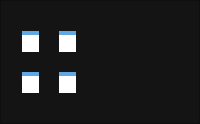
            <widget class="QWidget" name="home_page">
             <layout class="QHBoxLayout" name="horizontalLayout_14">
              <property name="spacing">
               <number>0</number>
              </property>
              <property name="leftMargin">
               <number>0</number>
              </property>
              <property name="topMargin">
               <number>0</number>
              </property>
              <property name="rightMargin">
               <number>0</number>
              </property>
              <property name="bottomMargin">
               <number>0</number>
              </property>
              <item>
               <widget class="QFrame" name="data_view_frame_2">
                <property name="minimumSize">
                 <size>
                  <width>0</width>
                  <height>0</height>
                 </size>
                </property>
                <property name="styleSheet">
                 <string notr="true">background:#141414;</string>
                </property>
                <property name="frameShape">
                 <enum>QFrame::StyledPanel</enum>
                </property>
                <property name="frameShadow">
                 <enum>QFrame::Raised</enum>
                </property>
                <layout class="QHBoxLayout" name="horizontalLayout_11">
                 <property name="spacing">
                  <number>20</number>
                 </property>
                 <property name="leftMargin">
                  <number>20</number>
                 </property>
                 <property name="topMargin">
                  <number>20</number>
                 </property>
                 <property name="rightMargin">
                  <number>20</number>
                 </property>
                 <property name="bottomMargin">
                  <number>20</number>
                 </property>
                 <item>
                  <widget class="QFrame" name="data_view_frame1">
                   <property name="maximumSize">
                    <size>
                     <width>16777215</width>
                     <height>16777215</height>
                    </size>
                   </property>
                   <property name="styleSheet">
                    <string notr="true">background:transparent;</string>
                   </property>
                   <property name="frameShape">
                    <enum>QFrame::StyledPanel</enum>
                   </property>
                   <property name="frameShadow">
                    <enum>QFrame::Raised</enum>
                   </property>
                   <layout class="QGridLayout" name="gridLayout">
                    <property name="leftMargin">
                     <number>0</number>
                    </property>
                    <property name="topMargin">
                     <number>9</number>
                    </property>
                    <property name="rightMargin">
                     <number>0</number>
                    </property>
                    <property name="bottomMargin">
                     <number>9</number>
                    </property>
                    <property name="spacing">
                     <number>20</number>
                    </property>
                    <item row="0" column="0">
                     <widget class="QFrame" name="alt_graph_frame">
                      <property name="maximumSize">
                       <size>
                        <width>16777215</width>
                        <height>16777215</height>
                       </size>
                      </property>
                      <property name="styleSheet">
                       <string notr="true">background:white;
border-radius: 15px;</string>
                      </property>
                      <property name="frameShape">
                       <enum>QFrame::StyledPanel</enum>
                      </property>
                      <property name="frameShadow">
                       <enum>QFrame::Raised</enum>
                      </property>
                      <layout class="QVBoxLayout" name="verticalLayout_12" stretch="1,5">
                       <property name="spacing">
                        <number>0</number>
                       </property>
                       <property name="leftMargin">
                        <number>0</number>
                       </property>
                       <property name="topMargin">
                        <number>0</number>
                       </property>
                       <property name="rightMargin">
                        <number>0</number>
                       </property>
                       <property name="bottomMargin">
                        <number>0</number>
                       </property>
                       <item>
                        <widget class="QFrame" name="alt_label">
                         <property name="styleSheet">
                          <string notr="true">background:#60A7E4;
border-bottom-left-radius: 0px solid;
border-bottom-right-radius: 0px solid;</string>
                         </property>
                         <property name="frameShape">
                          <enum>QFrame::StyledPanel</enum>
                         </property>
                         <property name="frameShadow">
                          <enum>QFrame::Raised</enum>
                         </property>
                        </widget>
                       </item>
                       <item>
                        <widget class="QFrame" name="alt_graph">
                         <property name="frameShape">
                          <enum>QFrame::StyledPanel</enum>
                         </property>
                         <property name="frameShadow">
                          <enum>QFrame::Raised</enum>
                         </property>
                        </widget>
                       </item>
                      </layout>
                     </widget>
                    </item>
                    <item row="0" column="1">
                     <widget class="QFrame" name="accelaration_graph_frame">
                      <property name="maximumSize">
                       <size>
                        <width>16777215</width>
                        <height>16777215</height>
                       </size>
                      </property>
                      <property name="styleSheet">
                       <string notr="true">background:white;
border-radius: 15px;</string>
                      </property>
                      <property name="frameShape">
                       <enum>QFrame::StyledPanel</enum>
                      </property>
                      <property name="frameShadow">
                       <enum>QFrame::Raised</enum>
                      </property>
                      <layout class="QVBoxLayout" name="verticalLayout_13" stretch="1,5">
                       <property name="spacing">
                        <number>0</number>
                       </property>
                       <property name="leftMargin">
                        <number>0</number>
                       </property>
                       <property name="topMargin">
                        <number>0</number>
                       </property>
                       <property name="rightMargin">
                        <number>0</number>
                       </property>
                       <property name="bottomMargin">
                        <number>0</number>
                       </property>
                       <item>
                        <widget class="QFrame" name="accelaration_label">
                         <property name="styleSheet">
                          <string notr="true">background:#60A7E4;
border-bottom-left-radius: 0px solid;
border-bottom-right-radius: 0px solid;</string>
                         </property>
                         <property name="frameShape">
                          <enum>QFrame::StyledPanel</enum>
                         </property>
                         <property name="frameShadow">
                          <enum>QFrame::Raised</enum>
                         </property>
                        </widget>
                       </item>
                       <item>
                        <widget class="QFrame" name="accelaration_frame">
                         <property name="frameShape">
                          <enum>QFrame::StyledPanel</enum>
                         </property>
                         <property name="frameShadow">
                          <enum>QFrame::Raised</enum>
                         </property>
                        </widget>
                       </item>
                      </layout>
                     </widget>
                    </item>
                    <item row="1" column="0">
                     <widget class="QFrame" name="pressure_graph_frame">
                      <property name="maximumSize">
                       <size>
                        <width>16777215</width>
                        <height>16777215</height>
                       </size>
                      </property>
                      <property name="styleSheet">
                       <string notr="true">background:white;
border-radius: 15px;</string>
                      </property>
                      <property name="frameShape">
                       <enum>QFrame::StyledPanel</enum>
                      </property>
                      <property name="frameShadow">
                       <enum>QFrame::Raised</enum>
                      </property>
                      <layout class="QVBoxLayout" name="verticalLayout_14" stretch="1,5">
                       <property name="spacing">
                        <number>0</number>
                       </property>
                       <property name="leftMargin">
                        <number>0</number>
                       </property>
                       <property name="topMargin">
                        <number>0</number>
                       </property>
                       <property name="rightMargin">
                        <number>0</number>
                       </property>
                       <property name="bottomMargin">
                        <number>0</number>
                       </property>
                       <item>
                        <widget class="QFrame" name="pressure_label">
                         <property name="styleSheet">
                          <string notr="true">background:#60A7E4;
border-bottom-left-radius: 0px solid;
border-bottom-right-radius: 0px solid;</string>
                         </property>
                         <property name="frameShape">
                          <enum>QFrame::StyledPanel</enum>
                         </property>
                         <property name="frameShadow">
                          <enum>QFrame::Raised</enum>
                         </property>
                        </widget>
                       </item>
                       <item>
                        <widget class="QFrame" name="pressure_graph">
                         <property name="frameShape">
                          <enum>QFrame::StyledPanel</enum>
                         </property>
                         <property name="frameShadow">
                          <enum>QFrame::Raised</enum>
                         </property>
                        </widget>
                       </item>
                      </layout>
                     </widget>
                    </item>
                    <item row="1" column="1">
                     <widget class="QFrame" name="voltage_graph_frame">
                      <property name="maximumSize">
                       <size>
                        <width>16777215</width>
                        <height>16777215</height>
                       </size>
                      </property>
                      <property name="styleSheet">
                       <string notr="true">background:white;
border-radius: 15px;</string>
                      </property>
                      <property name="frameShape">
                       <enum>QFrame::StyledPanel</enum>
                      </property>
                      <property name="frameShadow">
                       <enum>QFrame::Raised</enum>
                      </property>
                      <layout class="QVBoxLayout" name="verticalLayout_15" stretch="1,5">
                       <property name="spacing">
                        <number>0</number>
                       </property>
                       <property name="leftMargin">
                        <number>0</number>
                       </property>
                       <property name="topMargin">
                        <number>0</number>
                       </property>
                       <property name="rightMargin">
                        <number>0</number>
                       </property>
                       <property name="bottomMargin">
                        <number>0</number>
                       </property>
                       <item>
                        <widget class="QFrame" name="voltage_label">
                         <property name="styleSheet">
                          <string notr="true">background:#60A7E4;
border-bottom-left-radius: 0px solid;
border-bottom-right-radius: 0px solid;</string>
                         </property>
                         <property name="frameShape">
                          <enum>QFrame::StyledPanel</enum>
                         </property>
                         <property name="frameShadow">
                          <enum>QFrame::Raised</enum>
                         </property>
                        </widget>
                       </item>
                       <item>
                        <widget class="QFrame" name="voltage_graph">
                         <property name="frameShape">
                          <enum>QFrame::StyledPanel</enum>
                         </property>
                         <property name="frameShadow">
                          <enum>QFrame::Raised</enum>
                         </property>
                        </widget>
                       </item>
                      </layout>
                     </widget>
                    </item>
                   </layout>
                  </widget>
                 </item>
                 <item>
                  <widget class="QFrame" name="data_view_frame2">
                   <property name="styleSheet">
                    <string notr="true">background:transparent;</string>
                   </property>
                   <property name="frameShape">
                    <enum>QFrame::StyledPanel</enum>
                   </property>
                   <property name="frameShadow">
                    <enum>QFrame::Raised</enum>
                   </property>
                   <layout class="QVBoxLayout" name="verticalLayout_7" stretch="1,3,1">
                    <property name="spacing">
                     <number>20</number>
                    </property>
                    <property name="leftMargin">
                     <number>0</number>
                    </property>
                    <property name="topMargin">
                     <number>0</number>
                    </property>
                    <property name="rightMargin">
                     <number>0</number>
                    </property>
                    <property name="bottomMargin">
                     <number>0</number>
                    </property>
                    <item>
                     <widget class="QFrame" name="data_1">
                      <property name="frameShape">
                       <enum>QFrame::StyledPanel</enum>
                      </property>
                      <property name="frameShadow">
                       <enum>QFrame::Raised</enum>
                      </property>
                      <layout class="QHBoxLayout" name="horizontalLayout_12">
                       <property name="spacing">
                        <number>20</number>
                       </property>
                       <property name="leftMargin">
                        <number>0</number>
                       </property>
                       <item>
                        <widget class="QFrame" name="frame_13">
                         <property name="styleSheet">
                          <string notr="true">background:white;
border-radius: 15px;</string>
                         </property>
                         <property name="frameShape">
                          <enum>QFrame::StyledPanel</enum>
                         </property>
                         <property name="frameShadow">
                          <enum>QFrame::Raised</enum>
                         </property>
                        </widget>
                       </item>
                       <item>
                        <widget class="QFrame" name="frame_15">
                         <property name="styleSheet">
                          <string notr="true">background:white;
border-radius: 15px;</string>
                         </property>
                         <property name="frameShape">
                          <enum>QFrame::StyledPanel</enum>
                         </property>
                         <property name="frameShadow">
                          <enum>QFrame::Raised</enum>
                         </property>
                        </widget>
                       </item>
                       <item>
                        <widget class="QFrame" name="frame_16">
                         <property name="styleSheet">
                          <string notr="true">background:white;
border-radius: 15px;</string>
                         </property>
                         <property name="frameShape">
                          <enum>QFrame::StyledPanel</enum>
                         </property>
                         <property name="frameShadow">
                          <enum>QFrame::Raised</enum>
                         </property>
                        </widget>
                       </item>
                       <item>
                        <widget class="QFrame" name="frame_17">
                         <property name="styleSheet">
                          <string notr="true">background:white;
border-radius: 15px;</string>
                         </property>
                         <property name="frameShape">
                          <enum>QFrame::StyledPanel</enum>
                         </property>
                         <property name="frameShadow">
                          <enum>QFrame::Raised</enum>
                         </property>
                        </widget>
                       </item>
                      </layout>
                     </widget>
                    </item>
                    <item>
                     <widget class="QFrame" name="homepage_map">
                      <property name="styleSheet">
                       <string notr="true">background:green;
border-radius: 15px;</string>
                      </property>
                      <property name="frameShape">
                       <enum>QFrame::StyledPanel</enum>
                      </property>
                      <property name="frameShadow">
                       <enum>QFrame::Raised</enum>
                      </property>
                     </widget>
                    </item>
                    <item>
                     <widget class="QFrame" name="data_2">
                      <property name="frameShape">
                       <enum>QFrame::StyledPanel</enum>
                      </property>
                      <property name="frameShadow">
                       <enum>QFrame::Raised</enum>
                      </property>
                      <layout class="QHBoxLayout" name="horizontalLayout_13">
                       <property name="spacing">
                        <number>20</number>
                       </property>
                       <item>
                        <widget class="QFrame" name="frame_14">
                         <property name="styleSheet">
                          <string notr="true">background:white;
border-radius: 15px;</string>
                         </property>
                         <property name="frameShape">
                          <enum>QFrame::StyledPanel</enum>
                         </property>
                         <property name="frameShadow">
                          <enum>QFrame::Raised</enum>
                         </property>
                        </widget>
                       </item>
                       <item>
                        <widget class="QFrame" name="frame_20">
                         <property name="styleSheet">
                          <string notr="true">background:white;
border-radius: 15px;</string>
                         </property>
                         <property name="frameShape">
                          <enum>QFrame::StyledPanel</enum>
                         </property>
                         <property name="frameShadow">
                          <enum>QFrame::Raised</enum>
                         </property>
                        </widget>
                       </item>
                       <item>
                        <widget class="QFrame" name="frame_19">
                         <property name="styleSheet">
                          <string notr="true">background:white;
border-radius: 15px;</string>
                         </property>
                         <property name="frameShape">
                          <enum>QFrame::StyledPanel</enum>
                         </property>
                         <property name="frameShadow">
                          <enum>QFrame::Raised</enum>
                         </property>
                        </widget>
                       </item>
                       <item>
                        <widget class="QFrame" name="frame_18">
                         <property name="styleSheet">
                          <string notr="true">background:white;
border-radius: 15px;</string>
                         </property>
                         <property name="frameShape">
                          <enum>QFrame::StyledPanel</enum>
                         </property>
                         <property name="frameShadow">
                          <enum>QFrame::Raised</enum>
                         </property>
                        </widget>
                       </item>
                      </layout>
                     </widget>
                    </item>
                   </layout>
                  </widget>
                 </item>
                </layout>
               </widget>
              </item>
             </layout>
            </widget>
